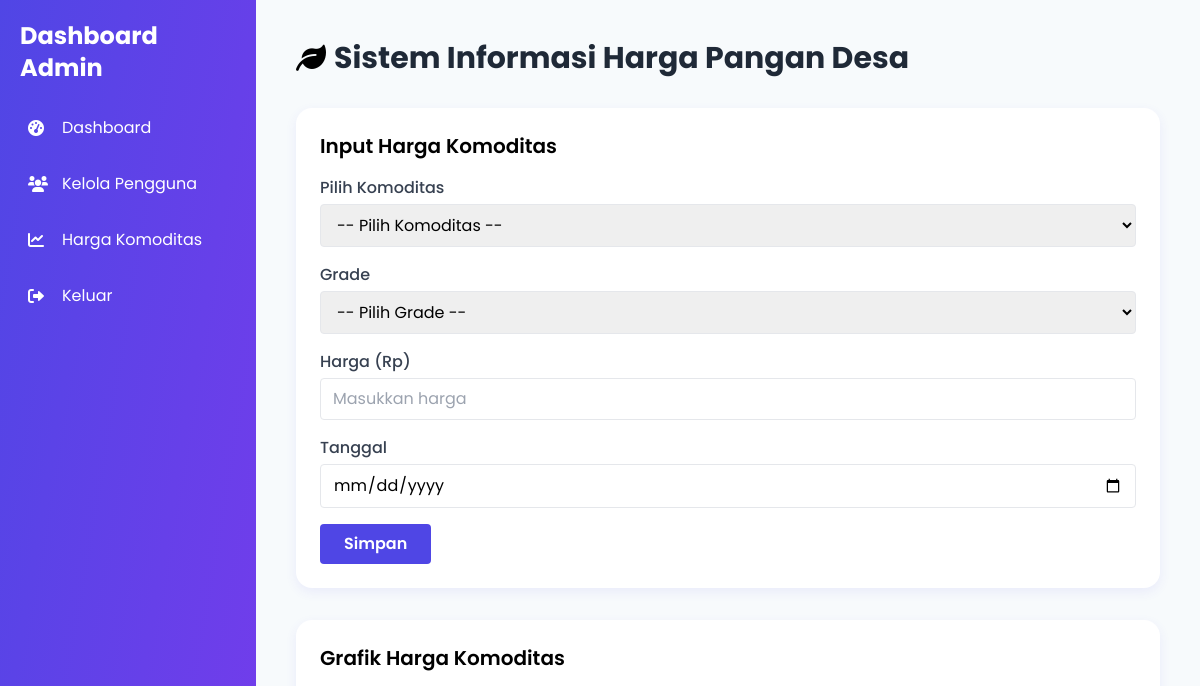
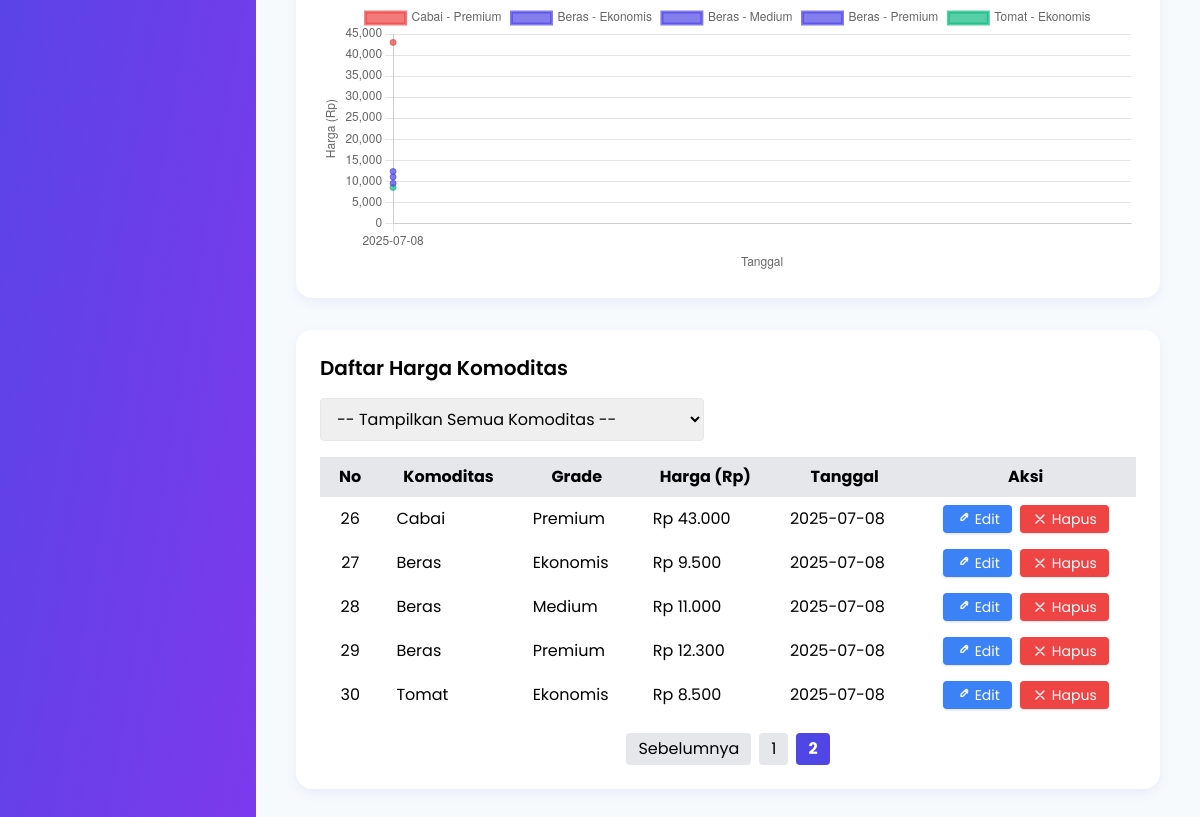
Page /admin/harga.php?page=2 (signed in) on the earlier database version (2 pictures, top to bottom).
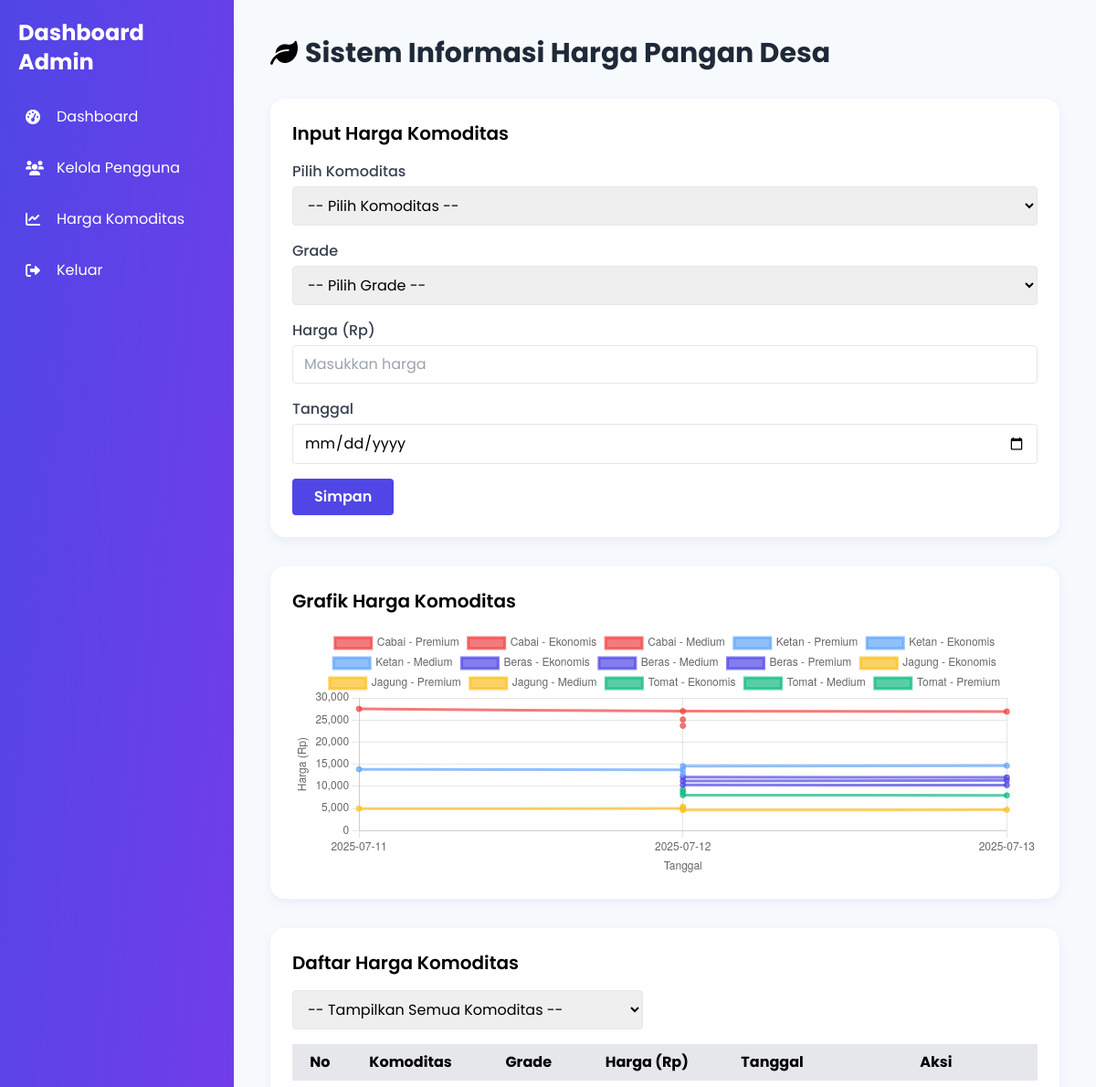
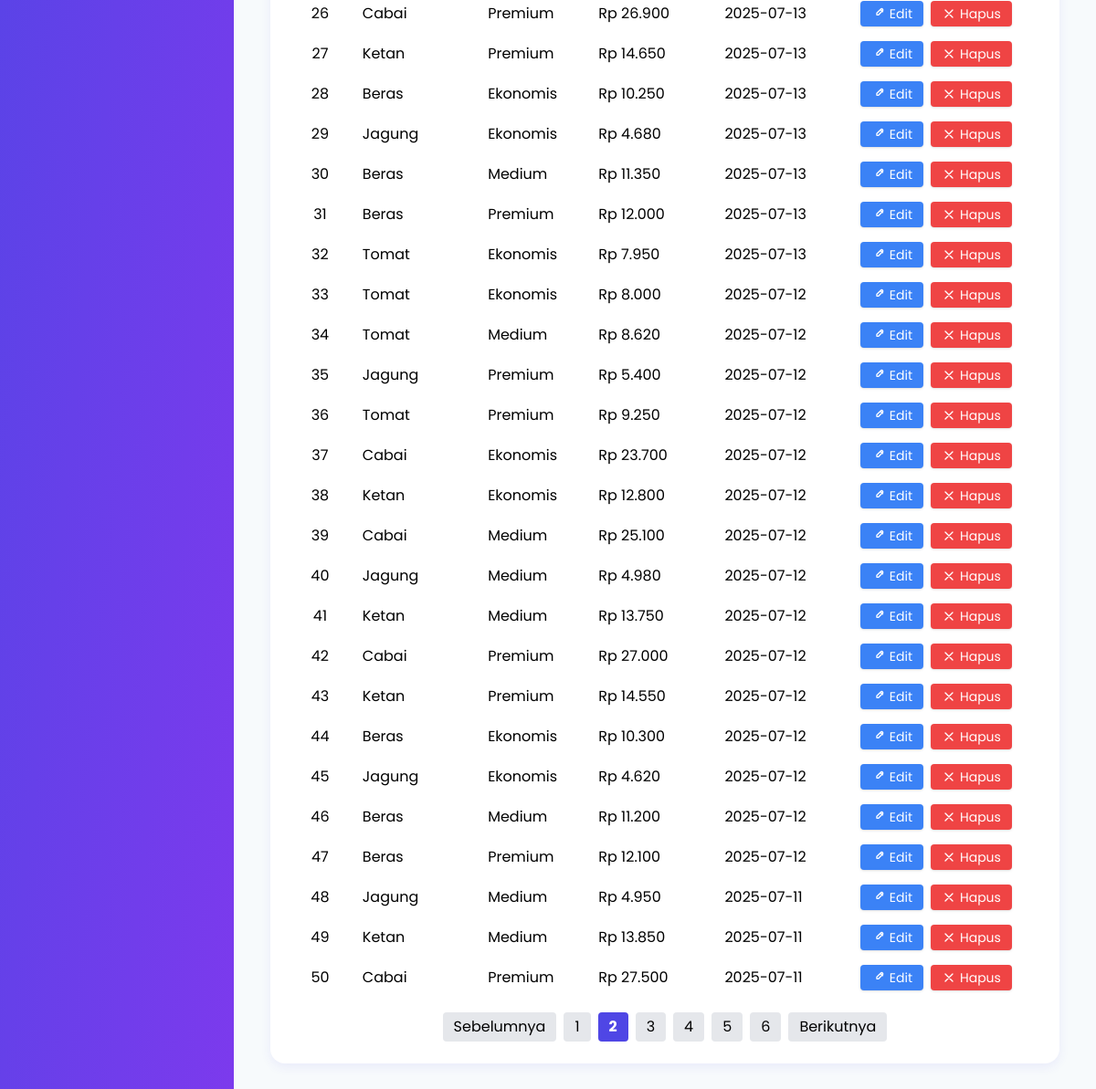
Same page on the later database version (2 pictures, top to bottom).
### tables this page shows
CREATE TABLE `commodity_prices` (
  `id` int(11) NOT NULL,
  `grade_id` int(11) DEFAULT NULL,
  `tanggal` date DEFAULT NULL,
  `harga` int(11) DEFAULT NULL
);

CREATE TABLE `commodities` (
  `id` int(11) NOT NULL,
  `nama` varchar(50) NOT NULL
);

CREATE TABLE `grades` (
  `id` int(11) NOT NULL,
  `commodity_id` int(11) DEFAULT NULL,
  `nama_grade` varchar(50) DEFAULT NULL
);

### admin/harga.php (the view, shortened to what the changed rows need)
<?php
require_once '../auth.php';
?>
<!DOCTYPE html>
<html lang="id">
<head>
    <script src="https://cdn.tailwindcss.com"></script>
    <link rel="stylesheet" href="https://cdnjs.cloudflare.com/ajax/libs/font-awesome/6.0.0-beta3/css/all.min.css">
</head>
<body class="min-h-screen flex">
    <div class="sidebar fixed top-0 left-0 w-64 h-screen p-5 overflow-y-auto">
        <h2 class="text-2xl font-bold text-white mb-6">Dashboard Admin</h2>
    </div>
    <div class="flex-1 p-10 ml-64">
        <div class="flex items-center space-x-2 mb-2 md:mb-4 ">
        <h1 class="text-3xl font-bold text-gray-800">Sistem Informasi Harga Pangan Desa</h1>
      </div>
        <div class="card p-6 mt-8">
            <h2 class="text-xl font-semibold mb-4">Input Harga Komoditas</h2>
        </div>
        <div class="card p-6 mt-8">
            <h2 class="text-xl font-semibold mb-4">Grafik Harga Komoditas</h2>
            <canvas id="hargaChart" height="100"></canvas>
        </div>
        <div class="card p-6 mt-8">
            <h2 class="text-xl font-semibold mb-4">Daftar Harga Komoditas</h2>
            <table class="min-w-full table-auto">
                <thead>
                    <tr class="bg-gray-200">
                        <th class="px-4 py-2">No</th>
                        <th class="px-4 py-2">Komoditas</th>
                        <th class="px-4 py-2">Grade</th>
                        <th class="px-4 py-2">Harga (Rp)</th>
                        <th class="px-4 py-2">Tanggal</th>
                        <th class="px-4 py-2">Aksi</th>
                    </tr>
                </thead>
                <tbody>
                    <?php
                    $filter = isset($_GET['filter_komoditas']) ? $_GET['filter_komoditas'] : '';
                    $perPage = 25;
                    $page = isset($_GET['page']) && is_numeric($_GET['page']) && $_GET['page'] > 0 ? (int)$_GET['page'] : 1;
                    $offset = ($page - 1) * $perPage;
                    $count_sql = "SELECT COUNT(*) as total
                        FROM commodity_prices cp
                        JOIN grades g ON cp.grade_id = g.id
                        JOIN commodities c ON g.commodity_id = c.id";
                    if ($filter) {
                        $count_sql .= " WHERE c.id = ?";
                        $stmt_count = $conn->prepare($count_sql);
                        $stmt_count->bind_param("i", $filter);
                        $stmt_count->execute();
                        $result_count = $stmt_count->get_result();
                        $totalData = $result_count->fetch_assoc()['total'];
                        $stmt_count->close();
                    } else {
                        $result_count = $conn->query($count_sql);
                        $totalData = $result_count->fetch_assoc()['total'];
                    }
                    $totalPages = ceil($totalData / $perPage);
                    $sql_komoditas = "SELECT
    cp.id,
    cp.grade_id,
    cp.harga,
    cp.tanggal,
    c.nama AS komoditas,
    g.nama_grade AS grade
FROM commodity_prices cp
JOIN grades g ON cp.grade_id = g.id
JOIN commodities c ON g.commodity_id = c.id";
                    $sql_komoditas .= " ORDER BY cp.tanggal DESC LIMIT ? OFFSET ?";
                    if ($filter) {
                        $stmt = $conn->prepare($sql_komoditas);
                        $stmt->bind_param("iii", $filter, $perPage, $offset);
                        $stmt->execute();
                        $result_komoditas = $stmt->get_result();
                    } else {
                        $stmt = $conn->prepare($sql_komoditas);
                        $stmt->bind_param("ii", $perPage, $offset);
                        $stmt->execute();
                        $result_komoditas = $stmt->get_result();
                    }
                    ?>
                    <?php
                    $no = $offset + 1;
                    $chartData = [];
                    if ($result_komoditas && $result_komoditas->num_rows > 0) {
                        while ($row = $result_komoditas->fetch_assoc()) {
                    ?>
                            <tr>
                                <td class="px-4 py-2 text-center"><?= $no++ ?></td>
                                <td class="px-4 py-2"><?= htmlspecialchars($row['komoditas']) ?></td>
                                <td class="px-4 py-2"><?= htmlspecialchars($row['grade']) ?></td>
                                <td class="px-4 py-2">Rp <?= number_format($row['harga'], 0, ',', '.') ?></td>
                                <td class="px-4 py-2"><?= htmlspecialchars($row['tanggal']) ?></td>
                                <td class="px-4 py-2 text-center">
<div class="flex items-center justify-center space-x-2">
    <button onclick="openModal<?= $row['id'] ?>()" class="flex items-center bg-blue-500 hover:bg-blue-600 text-white text-sm px-3 py-1 rounded shadow transition">
        <svg xmlns="http://www.w3.org/2000/svg" class="h-4 w-4 mr-1" fill="none" viewBox="0 0 24 24" stroke="currentColor">
            <path stroke-linecap="round" stroke-linejoin="round" stroke-width="2" d="M15.232 5.232l3.536 3.536M9 11l6.586-6.586a2 2 0 112.828 2.828L11.828 14H9v-3z" />
        </svg>
        Edit
    </button>
    <a href="../koneksi/delete_harga.php?id=<?= $row['id'] ?>" onclick="return confirm('Yakin ingin menghapus data ini?')" class="flex items-center bg-red-500 hover:bg-red-600 text-white text-sm px-3 py-1 rounded shadow transition">
        <svg xmlns="http://www.w3.org/2000/svg" class="h-4 w-4 mr-1" fill="none" viewBox="0 0 24 24" stroke="currentColor">
            <path stroke-linecap="round" stroke-linejoin="round" stroke-width="2" d="M6 18L18 6M6 6l12 12" />
        </svg>
        Hapus
    </a>
</div>
                                </td>
                            </tr>
                    <?php
                            $chartData[$row['komoditas']][$row['grade']][$row['tanggal']] = $row['harga'];
                        }
                    } else {
                        echo '<tr><td colspan="6" class="px-4 py-2 text-center text-gray-500">Tidak ada data untuk komoditas tersebut.</td></tr>';
                    }
                    ?>
                </tbody>
            </table>
            <div class="mt-4 flex justify-center space-x-2">
                <?php
                $baseUrl = $_SERVER['PHP_SELF'] . '?';
                if ($page > 1) {
                    echo '<a href="' . $baseUrl . 'page=' . ($page - 1) . '" class="px-3 py-1 rounded bg-gray-200 hover:bg-gray-300">Sebelumnya</a>';
                }
                for ($i = 1; $i <= $totalPages; $i++) {
                    if ($i == $page) {
                        echo '<span class="px-3 py-1 rounded bg-indigo-600 text-white font-bold">' . $i . '</span>';
                    } else {
                        echo '<a href="' . $baseUrl . 'page=' . $i . '" class="px-3 py-1 rounded bg-gray-200 hover:bg-gray-300">' . $i . '</a>';
                    }
                }
                if ($page < $totalPages) {
                    echo '<a href="' . $baseUrl . 'page=' . ($page + 1) . '" class="px-3 py-1 rounded bg-gray-200 hover:bg-gray-300">Berikutnya</a>';
                }
                ?>
            </div>
        </div>
        <script>
            <?php
            $all_tanggal = [];
            foreach ($chartData as $komoditas => $grades) {
                foreach ($grades as $grade => $tanggalHarga) {
                    foreach ($tanggalHarga as $tanggal => $harga) {
                        if (!in_array($tanggal, $all_tanggal)) $all_tanggal[] = $tanggal;
                    }
                }
            }
            sort($all_tanggal);
            $colors = [
                'Beras' => 'rgba(79,70,229,0.7)',
                'Jagung' => 'rgba(251,191,36,0.7)',
                'Cabai' => 'rgba(239,68,68,0.7)',
                'Tomat' => 'rgba(16,185,129,0.7)',
                'Ketan' => 'rgba(96,165,250,0.7)'
            ];
            $nama_terfilter = '';
            if (!empty($filter)) {
                $get_nama = $conn->query("SELECT nama FROM commodities WHERE id = $filter");
                $nama_row = $get_nama->fetch_assoc();
                $nama_terfilter = $nama_row['nama'] ?? '';
            }
            $datasets = [];
            foreach ($chartData as $komoditas => $grades) {
                foreach ($grades as $grade => $tanggalHarga) {
                    $data = [];
                    foreach ($all_tanggal as $tanggal) {
                        $data[] = isset($tanggalHarga[$tanggal]) ? (int)$tanggalHarga[$tanggal] : null;
                    }
                    $label = $komoditas . ' - ' . $grade;
                    if ($nama_terfilter && $komoditas === $nama_terfilter) {
                        $color = $colors[$komoditas] ?? 'rgba(97, 150, 235, 1)';
                    } elseif ($nama_terfilter) {
                        $color = 'rgba(209,213,219,0.3)';
                    } else {
                        $color = $colors[$komoditas] ?? 'rgba(59,130,246,0.7)';
                    }
                    $datasets[] = [
                        'label' => $label,
                        'data' => $data,
                        'borderColor' => $color,
                        'backgroundColor' => $color,
                        'tension' => 0.3,
                        'spanGaps' => true
                    ];
                }
            }
            ?>
            const ctx = document.getElementById('hargaChart').getContext('2d');
            const hargaChart = new Chart(ctx, {
                type: 'line',
                data: {
                    labels: <?php echo json_encode($all_tanggal); ?>,
                    datasets: <?php echo json_encode($datasets); ?>
                },
                options: {
                    responsive: true,
                    plugins: {
                        legend: {
                            position: 'top'
                        },
                        title: {
                            display: false
                        }
                    },
                    scales: {
                        y: {
                            beginAtZero: true,
                            title: {
                                display: true,
                                text: 'Harga (Rp)'
                            }
                        },
                        x: {
                            title: {
                                display: true,
                                text: 'Tanggal'
                            }
                        }
                    }
                }
            });
        </script>
    </div>
</body>
</html>

Differences in the rows shown:
no longer on this page (row unchanged): commodity_prices: commodities.nama "Cabai", grade.nama_grade "Premium", harga "43.000", tanggal "2025-07-08"
no longer on this page (row unchanged): commodity_prices: commodities.nama "Beras", grade.nama_grade "Ekonomis", harga "9.500", tanggal "2025-07-08"
no longer on this page (row unchanged): commodity_prices: commodities.nama "Beras", grade.nama_grade "Medium", harga "11.000", tanggal "2025-07-08"
no longer on this page (row unchanged): commodity_prices: commodities.nama "Beras", grade.nama_grade "Premium", harga "12.300", tanggal "2025-07-08"
no longer on this page (row unchanged): commodity_prices: commodities.nama "Tomat", grade.nama_grade "Ekonomis", harga "8.500", tanggal "2025-07-08"
added commodity_prices: commodities.nama "Cabai", grade.nama_grade "Premium", harga "26.900", tanggal "2025-07-13"
added commodity_prices: commodities.nama "Ketan", grade.nama_grade "Premium", harga "14.650", tanggal "2025-07-13"
added commodity_prices: commodities.nama "Beras", grade.nama_grade "Ekonomis", harga "10.250", tanggal "2025-07-13"
added commodity_prices: commodities.nama "Jagung", grade.nama_grade "Ekonomis", harga "4.680", tanggal "2025-07-13"
added commodity_prices: commodities.nama "Beras", grade.nama_grade "Medium", harga "11.350", tanggal "2025-07-13"
added commodity_prices: commodities.nama "Beras", grade.nama_grade "Premium", harga "12.000", tanggal "2025-07-13"
added commodity_prices: commodities.nama "Tomat", grade.nama_grade "Ekonomis", harga "7.950", tanggal "2025-07-13"
added commodity_prices: commodities.nama "Tomat", grade.nama_grade "Ekonomis", harga "8.000", tanggal "2025-07-12"
added commodity_prices: commodities.nama "Tomat", grade.nama_grade "Medium", harga "8.620", tanggal "2025-07-12"
added commodity_prices: commodities.nama "Jagung", grade.nama_grade "Premium", harga "5.400", tanggal "2025-07-12"
added commodity_prices: commodities.nama "Tomat", grade.nama_grade "Premium", harga "9.250", tanggal "2025-07-12"
added commodity_prices: commodities.nama "Cabai", grade.nama_grade "Ekonomis", harga "23.700", tanggal "2025-07-12"
added commodity_prices: commodities.nama "Ketan", grade.nama_grade "Ekonomis", harga "12.800", tanggal "2025-07-12"
added commodity_prices: commodities.nama "Cabai", grade.nama_grade "Medium", harga "25.100", tanggal "2025-07-12"
added commodity_prices: commodities.nama "Jagung", grade.nama_grade "Medium", harga "4.980", tanggal "2025-07-12"
added commodity_prices: commodities.nama "Ketan", grade.nama_grade "Medium", harga "13.750", tanggal "2025-07-12"
added commodity_prices: commodities.nama "Cabai", grade.nama_grade "Premium", harga "27.000", tanggal "2025-07-12"
added commodity_prices: commodities.nama "Ketan", grade.nama_grade "Premium", harga "14.550", tanggal "2025-07-12"
added commodity_prices: commodities.nama "Beras", grade.nama_grade "Ekonomis", harga "10.300", tanggal "2025-07-12"
added commodity_prices: commodities.nama "Jagung", grade.nama_grade "Ekonomis", harga "4.620", tanggal "2025-07-12"
added commodity_prices: commodities.nama "Beras", grade.nama_grade "Medium", harga "11.200", tanggal "2025-07-12"
added commodity_prices: commodities.nama "Beras", grade.nama_grade "Premium", harga "12.100", tanggal "2025-07-12"
added commodity_prices: commodities.nama "Jagung", grade.nama_grade "Medium", harga "4.950", tanggal "2025-07-11"
added commodity_prices: commodities.nama "Ketan", grade.nama_grade "Medium", harga "13.850", tanggal "2025-07-11"
added commodity_prices: commodities.nama "Cabai", grade.nama_grade "Premium", harga "27.500", tanggal "2025-07-11"
Other differences:
chart data {{ json_encode($all_tanggal) }}: ["2025-07-08"] → ["2025-07-11","2025-07-12","2025-07-13"]
new list line: "3"
new list line: "4"
new list line: "5"
new list line: "6"
text now shown: "Berikutnya"
